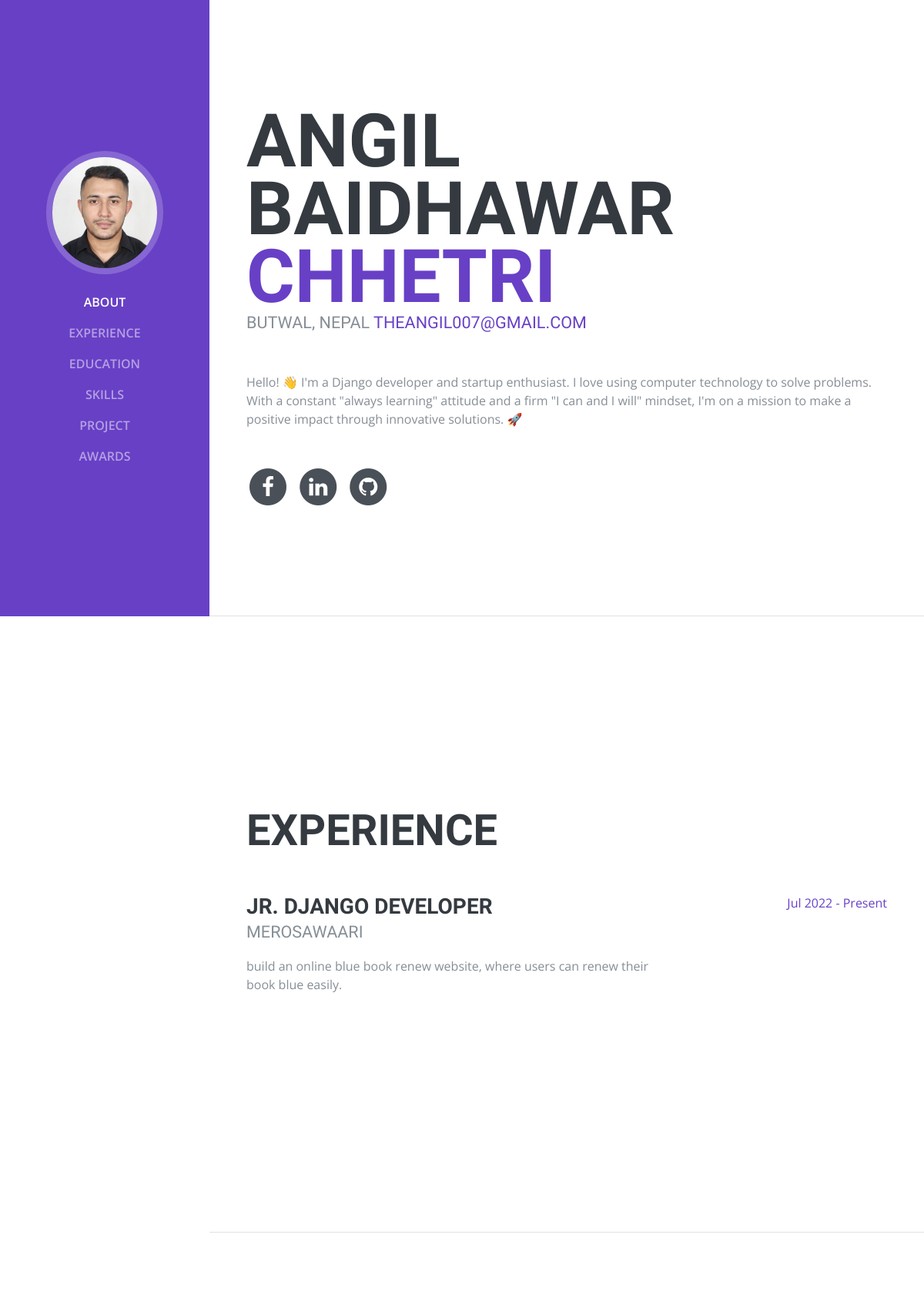
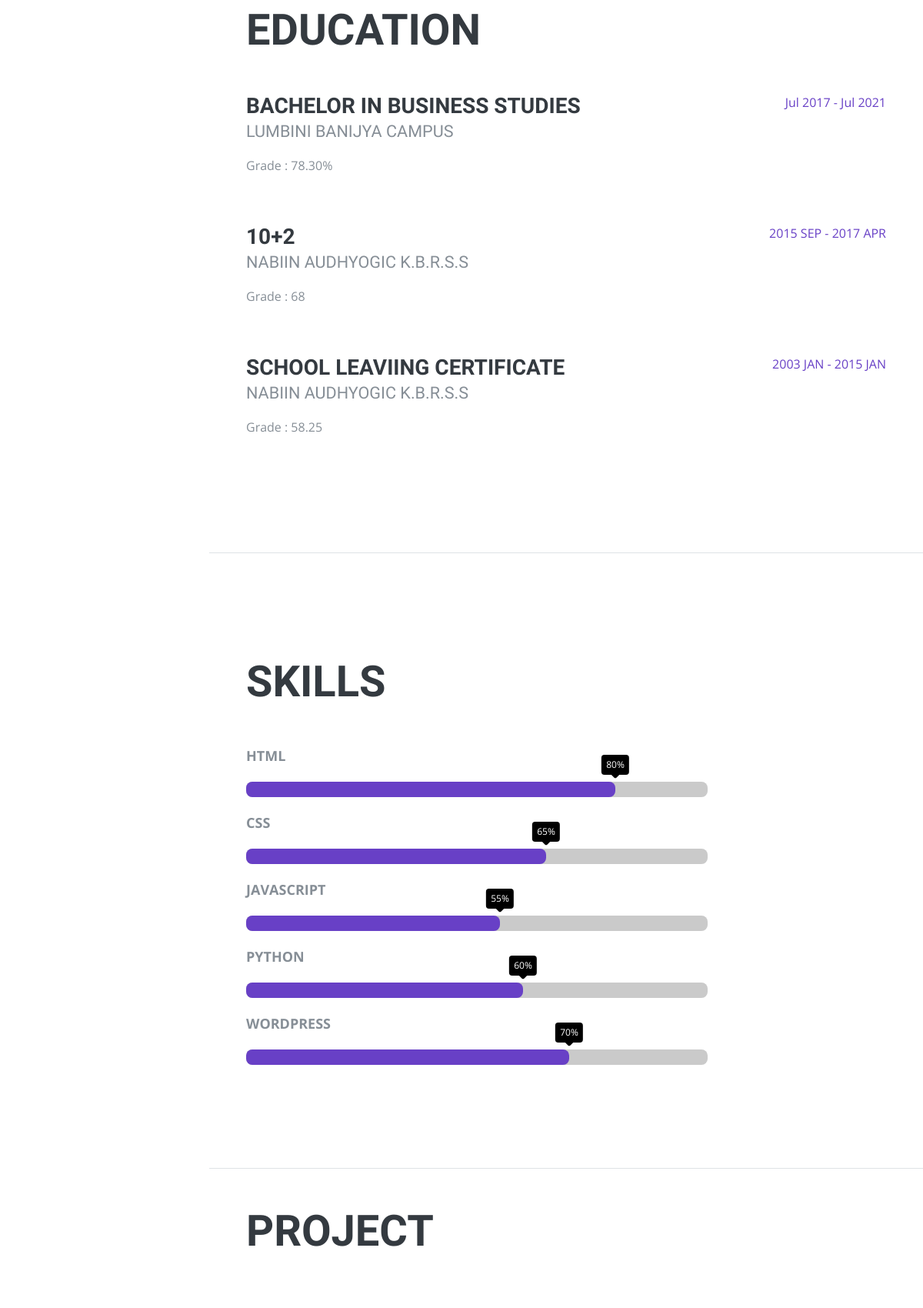
The page / (upper part) on the database its author committed (2 pictures, top to bottom).
### index/models.py (models this page shows)
class about_me(models.Model):
    profile_pic_url = models.CharField(max_length=100)
    firstname = models.CharField(max_length=50)
    lastname = models.CharField(max_length=50)
    address = models.CharField(max_length=50)
    country = models.CharField(max_length=50)
    email = models.CharField(max_length=50)
    bio = models.CharField(max_length=500)
    linkedin = models.CharField(max_length=100)
    facebook = models.CharField(max_length=100)
    github = models.CharField(max_length=100)
    class Meta:
        verbose_name = "About Me"
        verbose_name_plural = "About Me"
    def __str__(self):
        return "About me"

class experience(models.Model):
    position = models.CharField(max_length=50)
    company = models.CharField(max_length=50)
    from_date = models.CharField(max_length=50)
    to_date = models.CharField(max_length=50)
    bio = models.CharField(max_length=500)
    class Meta:
        verbose_name = "Experience"
        verbose_name_plural = "Experience"
    def __str__(self):
        return self.position

class education(models.Model):
    course = models.CharField(max_length=50)
    collage = models.CharField(max_length=50)
    from_date = models.CharField(max_length=50)
    to_date = models.CharField(max_length=50)
    grade = models.CharField(max_length=500)
    class Meta:
        verbose_name = "Education"
        verbose_name_plural = "Education"
    def __str__(self):
        return self.course

class skills(models.Model):
    language = models.CharField(max_length=50)
    score = models.CharField(max_length=50)
    class Meta:
        verbose_name = "Skills"
        verbose_name_plural = "Skills"
    def __str__(self):
        return self.language

class color(models.Model):
    color_code = models.CharField(max_length=50)
    class Meta:
        verbose_name = "Website Color"
        verbose_name_plural = "Website Color"
    def __str__(self):
        return self.color_code

### index/views.py (the view)
# urls.py: path("", views.homepageview, name=""),
def homepageview(request):
    about_me_data = about_me.objects.first()
    print("about_me_data:", about_me_data)
    experience_data = experience.objects.all()
    print("experience_data:", experience_data)
    education_data = education.objects.all()
    print("education_data:", education_data)
    skills_data = skills.objects.all()
    print("skills_data:", skills_data)
    certifications_data = certifications.objects.all()
    print("certifications_data:", certifications_data)
    project_data = project.objects.all()
    print("project_data:", project_data)
    color_data = color.objects.first()
    print("color_data:", color_data)
    context = {
        "about_me_data": about_me_data,
        "experience_data": experience_data,
        "education_data": education_data,
        "skills_data": skills_data,
        "certifications_data": certifications_data,
        "project_data": project_data,
        "color_data": color_data,
    }
    return render(request, "index.html", context)

### index/models.py (called while the page is built)
    def __str__(self):
        return self.course_name

    def __str__(self):
        return self.project_name

### templates/index.html (shortened to what this page needs)
<!DOCTYPE html>
<html lang="en">
<head>
  {% load static %}
  <link rel="stylesheet" href="https://cdnjs.cloudflare.com/ajax/libs/font-awesome/6.4.2/css/all.min.css">
  <link href="{% static 'vendor/bootstrap/css/bootstrap.min.css' %}" rel="stylesheet">
  <link href="{% static 'vendor/font-awesome/css/font-awesome.min.css' %}" rel="stylesheet">
  <link href="{% static 'vendor/devicons/css/devicons.min.css' %}" rel="stylesheet">
  <link href="{% static 'vendor/simple-line-icons/css/simple-line-icons.css' %}" rel="stylesheet">
  <link href="{% static 'css/resume.min.css' %}" rel="stylesheet">
</head>
<body id="page-top">
  <nav class="navbar navbar-expand-lg navbar-dark bg-primary fixed-top" id="sideNav" style="background-color: {{ color_data.color_code }}!important;">
    <a class="navbar-brand js-scroll-trigger" href="#page-top">
      <span class="d-none d-lg-block">
        <img class="img-fluid img-profile rounded-circle mx-auto mb-2" src="{{ about_me_data.profile_pic_url }}" alt="">
      </span>
    </a>
    <div class="collapse navbar-collapse" id="navbarSupportedContent">
      <ul class="navbar-nav">
        <li class="nav-item">
          <a class="nav-link js-scroll-trigger" href="#about">About</a>
        </li>
        <li class="nav-item">
          <a class="nav-link js-scroll-trigger" href="#experience">Experience</a>
        </li>
        <li class="nav-item">
          <a class="nav-link js-scroll-trigger" href="#education">Education</a>
        </li>
        <li class="nav-item">
          <a class="nav-link js-scroll-trigger" href="#skills">Skills</a>
        </li>
        <li class="nav-item">
          <a class="nav-link js-scroll-trigger" href="#project">Project</a>
        </li>
        <li class="nav-item">
          <a class="nav-link js-scroll-trigger" href="#awards">Awards</a>
        </li>
      </ul>
    </div>
  </nav>
  <div class="container-fluid p-0">
    <section class="resume-section p-3 p-lg-5 d-flex d-column" id="about">
      <div class="my-auto">
        <h1 class="mb-0">{{ about_me_data.firstname }}
          <span class="text-primary" style="color:{{ color_data.color_code }}!important;">{{ about_me_data.lastname }}</span>
        </h1>
        <div class="subheading mb-5">{{ about_me_data.address }}, {{ about_me_data.country }}
          <a href="mailto:{{ about_me_data.email }}">{{ about_me_data.email }}</a>
        </div>
        <p class="mb-5">{{ about_me_data.bio }}
        </p>
        <ul class="list-inline list-social-icons mb-0">
          <li class="list-inline-item">
            <a href="{{ about_me_data.facebook }}">
              <span class="fa-stack fa-lg">
                <i class="fa fa-circle fa-stack-2x"></i>
                <i class="fa fa-facebook fa-stack-1x fa-inverse"></i>
              </span>
            </a>
          </li>
          <li class="list-inline-item">
            <a href="{{ about_me_data.linkedin }}">
              <span class="fa-stack fa-lg">
                <i class="fa fa-circle fa-stack-2x"></i>
                <i class="fa fa-linkedin fa-stack-1x fa-inverse"></i>
              </span>
            </a>
          </li>
          <li class="list-inline-item">
            <a href="{{ about_me_data.github }}">
              <span class="fa-stack fa-lg">
                <i class="fa fa-circle fa-stack-2x"></i>
                <i class="fa fa-github fa-stack-1x fa-inverse"></i>
              </span>
            </a>
          </li>
        </ul>
      </div>
    </section>
    <section class="resume-section p-3 p-lg-5 d-flex flex-column" id="experience">
      <div class="my-auto">
          <h2 class="mb-5">Experience</h2>
          {% if experience_data %}
              {% for item in experience_data %}
                  <div class="resume-item d-flex flex-column flex-md-row mb-5">
                      <div class="resume-content mr-auto">
                          <h3 class="mb-0">{{ item.position }}</h3>
                          <div class="subheading mb-3">{{ item.company }}</div>
                          <p>{{ item.bio }}</p>
                      </div>
                      <div class="resume-date text-md-right">
                          <span class="text-primary">{{ item.from_date }} - {{ item.to_date }}</span>
                      </div>
                  </div>
              {% endfor %}
          {% else %}
              <p>No experience data available.</p>
          {% endif %}
      </div>
  </section>
  <section class="resume-section p-3 p-lg-5 d-flex flex-column" id="education">
    <div class="my-auto">
        <h2 class="mb-5">Education</h2>
        {% if education_data %}
            {% for item in education_data %}
                <div class="resume-item d-flex flex-column flex-md-row mb-5">
                    <div class="resume-content mr-auto">
                        <h3 class="mb-0">{{ item.course }}</h3>
                        <div class="subheading mb-3">{{ item.collage }}</div>
                        <p>Grade : {{ item.grade }}</p>
                    </div>
                    <div class="resume-date text-md-right">
                        <span class="text-primary">{{ item.from_date }} - {{ item.to_date }}</span>
                    </div>
                </div>
            {% endfor %}
        {% else %}
            <p>No educational data available.</p>
        {% endif %}
    </div>
</section>
    <section class="resume-section p-3 p-lg-5 d-flex flex-column" id="skills">
      <div class="my-auto">
        <h2 class="mb-5">Skills</h2>
        {% if skills_data %}
        {% for item in skills_data %}
        <div class="skills">
          <div class="skill">
            <div class="skill-name">{{ item.language }}</div>
            <div class="skill-bar">
              <div class="skill-per" per="{{ item.score }}" style="background-color: {{ color_data.color_code }}!important;"></div>
            </div>
            </div>
            {% endfor %}
          </div>
        </div>
        {% endif %}
      </div>
    </section>
    <section class="resume-section p-3 p-lg-5 d-flex flex-column" id="project">
      <h2 class="mb-5">Project</h2>
      <div class="card-list">
        {% if project_data %}
    </div>
    {%endif %}
  </section>
  </div>
</body>
</html>

### templates/index.html (style rules this page uses)
body { background: #ecececdb; }
.card-list { display: grid; grid-template-columns: repeat(auto-fill, minmax(300px, 1fr)); max-width: 1250px; padding: 20px; gap: 20px; }
body { margin: 0; padding: 0; font-family: "Open Sans", sans-serif; min-height: 100vh; display: flex; align-items: center; justify-content: center; background: #f1f1f1; }
.skills { width: 100%; max-width: 600px; }
.skill-name { font-size: 18px; font-weight: 700; text-transform: uppercase; margin: 20px 0; }
.skill-bar { height: 20px; background: #cacaca; border-radius: 8px; }
.skill-per { height: 20px; background-color: #f05a48; border-radius: 8px; width: 0; position: relative; transition: 1s linear; }
.skill-per::before { content: attr(per); position: absolute; padding: 4px 6px; background-color: #000; color: #fff; font-size: 12px; border-radius: 4px; top: -35px; right: 0; transform: translateX(50%); }
.skill-per::after { content: ""; position: absolute; width: 10px; height: 10px; background-color: #000; top: -16px; right: 0; transform: translateX(50%) rotate(45deg); border-radius: 2px; }

### rows shown on the page
about_me: profile_pic_url (placeholder picture), firstname "ANGIL BAIDHAWAR", lastname "CHHETRI", address "BUTWAL", country "NEPAL", email "THEANGIL007@GMAIL.COM", bio "Hello! 👋 I'm a Django developer and startup enthusiast. I love using computer technology to solve problems. With a constant \"always learning\" attitude and a firm \"I can and I will\" mindset, I'm on a mission to make a positive impact through innovative solutions. 🚀"
experience: position "JR. DJANGO DEVELOPER", company "MEROSAWAARI", bio "build an online blue book renew website, where users can renew their book blue easily.", from_date "Jul 2022", to_date "Present"
education: course "BACHELOR IN BUSINESS STUDIES", collage "LUMBINI BANIJYA CAMPUS", grade "78.30%", from_date "Jul 2017", to_date "Jul 2021"
education: course "10+2", collage "NABIIN AUDHYOGIC K.B.R.S.S", grade "68", from_date "2015 SEP", to_date "2017 APR"
education: course "SCHOOL LEAVIING CERTIFICATE", collage "NABIIN AUDHYOGIC K.B.R.S.S", grade "58.25", from_date "2003 JAN", to_date "2015 JAN"
skills: language "HTML"
skills: language "CSS"
skills: language "JAVASCRIPT"
skills: language "PYTHON"
skills: language "WORDPRESS"
